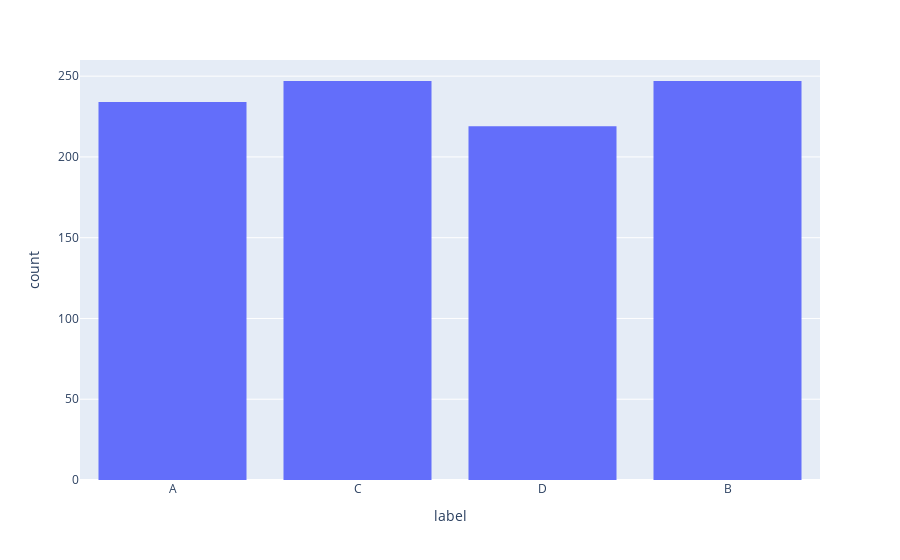

Notebook cell for this chart:
### Code cell
langs = ['ALS', 'YO', 'TR', 'AZ', 'IG']
val_lens = [200, 200, 195, 200, 200] # remaining are for test

for i, lang in enumerate(langs):
    df = pd.read_csv(BASE_PATH / f'{lang}.csv')

    df = df[['annotation_id', 'text', 'question_updated', 'answer_updated', 'wrong_answer_1', 'wrong_answer_2', 'wrong_answer_3']]
    df.rename(columns={'question_updated': 'question', 'answer_updated': 'A', 'wrong_answer_1': 'B', 'wrong_answer_2': 'C', 'wrong_answer_3': 'D'}, inplace=True)
    
    # df for open QA
    df_open = df.copy()
    df_open['answer'] = df_open['A']
    df_open.drop(columns=['A', 'B', 'C', 'D'], inplace=True)
    
    # create MC format
    df['label'] = 'A'
    for index, row in df.iterrows():
        answers = [row['A'], row['B'], row['C'], row['D']]
        label, answers_shuffled = shuffle_answers(answers)
        
        assert answers[0] == answers_shuffled[char2idx[label]], f'issue with shuffling: \ngold label: {label}, \ngold answer: {answers[0]} \nAnswers shuffled: {answers_shuffled}'
        
        df.at[index, 'label'] = label
        df.at[index, 'A'] = answers_shuffled[0]
        df.at[index, 'B'] = answers_shuffled[1]
        df.at[index, 'C'] = answers_shuffled[2]
        df.at[index, 'D'] = answers_shuffled[3]

    
    # reference data
    open_test = df_open.loc[val_lens[i]:]
    open_val = df_open.loc[:val_lens[i]]
    print(f'Len ref open val: {len(open_val)}')
    df_test = df.loc[val_lens[i]:]
    df_val = df.loc[:val_lens[i]]
    print(f'Len ref MC val: {len(df_val)}')
    
    open_test.to_csv(OUT_REF / 'QA' / f'QA_{lang}_reference_test.csv', index=False)
    open_val.to_csv(OUT_REF / 'QA' / f'QA_{lang}_reference_val.csv', index=False)
    df_test.to_csv(OUT_REF / 'MC' / f'MC_{lang}_reference_test.csv', index=False)
    df_val.to_csv(OUT_REF / 'MC' / f'MC_{lang}_reference_val.csv', index=False)
    
    print(f'Ref: {lang} (val={val_lens[i]}): {len(open_test)}, {len(open_val)}, {len(df_test)}, {len(df_val)}')
    
    
    # prediction data
    print(f'DF columns: {df.columns.tolist()}')
    unlabeled_open = df.drop(columns=['A', 'B', 'C', 'D', 'label'])
    unlabeled_open['prediction'] = ''
    df_unlabeled = df.drop(columns=['label'])
    df_unlabeled['prediction'] = ''
    
    open_test = unlabeled_open.loc[val_lens[i]:]
    open_val = unlabeled_open.loc[:val_lens[i]]
    df_test = df_unlabeled.loc[val_lens[i]:]
    df_val = df_unlabeled.loc[:val_lens[i]]
    
    assert 'label' not in open_test.columns.tolist(), 'label column should not be in the open test set'
    assert 'label' not in open_val.columns.tolist(), 'label column should not be in the open val set'
    assert 'label' not in df_test.columns.tolist(), 'label column should not be in the MC test set'
    assert 'label' not in df_val.columns.tolist(), 'label column should not be in the MC val set'
    
    open_test.to_csv(OUT_PUBLIC / 'QA' / f'QA_{lang}_test.predict', index=False)
    open_val.to_csv(OUT_PUBLIC / 'QA' / f'QA_{lang}_val.predict', index=False)
    df_test.to_csv(OUT_PUBLIC / 'MC' / f'MC_{lang}_test.predict', index=False)
    df_val.to_csv(OUT_PUBLIC / 'MC' / f'MC_{lang}_val.predict', index=False)
    
    print(f'Pred / Public: {lang} (val={val_lens[i]}): {len(open_test)}, {len(open_val)}, {len(df_test)}, {len(df_val)}')
    
    hist = px.histogram(df, x="label", nbins=4)
    
    
    
    

hist.show()

### Figure 1 — Plotly figure (JSON) as saved in the notebook; plotly's stock layout.template omitted (floating-point values rounded to 4 significant figures; data arrays with more than 128 entries replaced by an {"elided": "..."} marker saying what was removed)
{"data": [{"alignmentgroup": "True", "bingroup": "x", "hovertemplate": "label=%{x}<br>count=%{y}<extra></extra>", "legendgroup": "", "marker": {"color": "#636efa", "pattern": {"shape": ""}}, "name": "", "nbinsx": 4, "offsetgroup": "", "orientation": "v", "showlegend": false, "type": "histogram", "x": {"elided": "947 str values"}, "xaxis": "x", "yaxis": "y"}], "layout": {"barmode": "relative", "legend": {"tracegroupgap": 0}, "margin": {"t": 60}, "xaxis": {"anchor": "y", "domain": [0, 1], "title": {"text": "label"}}, "yaxis": {"anchor": "x", "domain": [0, 1], "title": {"text": "count"}}}}
